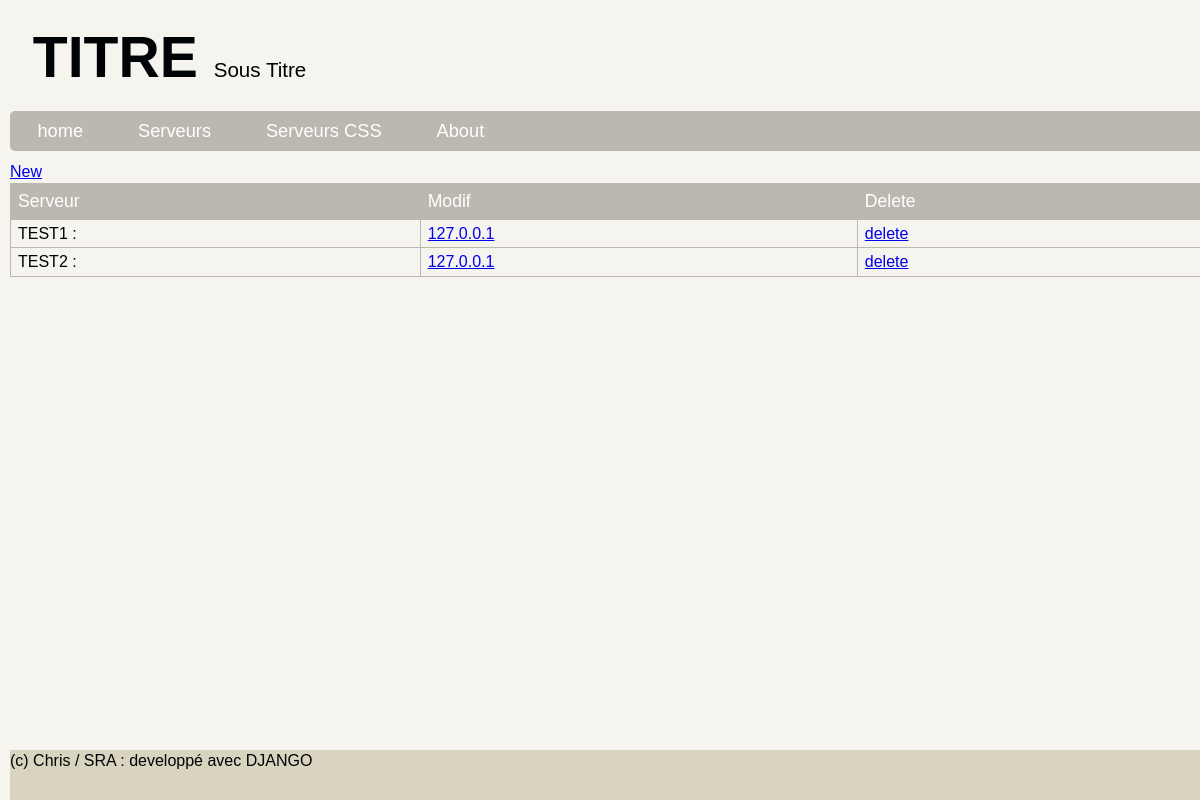
/crud/, run on an earlier commit of the app's database.
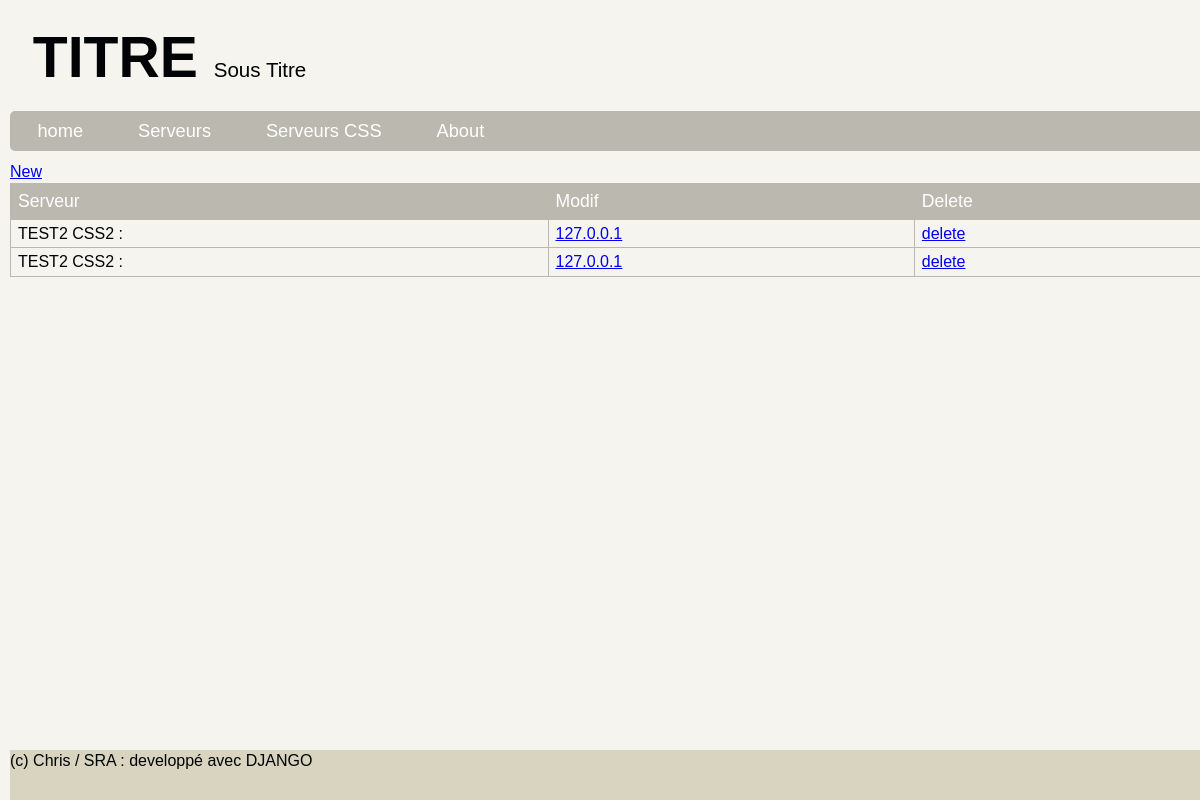
And on a later commit of the database.
### crud/models.py (models this page shows, shortened)
class HoroDatage(models.Model):
	h_datcre = models.DateTimeField(auto_now_add=True, verbose_name='Date de creation')
	h_datmod = models.DateTimeField(auto_now=True, verbose_name='Date de Modification')
	statut = models.BooleanField(verbose_name='Actif', default=True)
	class Meta:
		abstract = True

class Serveur(HoroDatage):
	OS_TYPES = (
		('UNIX', 'UNIX'),
		('WIN', 'WINDOWS'),
		('AUT', 'AUTRES')
	)
	MACH_TYPES = (
		( 'VM', 'Machine Virtuelle'),
		('PHY', 'Physique')
	)
	S_Nom = models.CharField(max_length=30, verbose_name='Nom')
	S_Type = models.CharField(max_length=3, choices=MACH_TYPES, default='PHY', verbose_name='Type')
	S_IP = models.GenericIPAddressField(default='127.0.0.1', verbose_name='Adr IP')
	S_OSTYPE = models.CharField(max_length=5, choices=OS_TYPES, default='UNIX', verbose_name='Famille OS')
	S_OSVersion = models.CharField(max_length=30, blank=True, verbose_name='OS Version')
	S_Desc = models.TextField(default=' ',blank=True, verbose_name='Description')

### crud/views.py (the view)
def crud_list(request, template_name='crud/crud_list.html'):
    cruds = Serveur.objects.all()
    data = {}
    data['object_list'] = cruds
    return render(request, template_name, data)

### crud/crud_list.html (shortened to what this page needs)
{% extends 'base.html' %}
{% block css %}
<link rel="stylesheet" href="/static/css/table.css" type="text/css">
{% endblock %}
{% block content %}
<a href="{% url "crud_create" %}">New</a>
<table id="table_list">
	<tr>
	<th> Serveur </th> <th> Modif </th> <th> Delete </th>
	</tr>
	{% for server in object_list %}
		<tr>
		<td> {{ server.S_Nom }}  :  </td>
		<td> <a href="{% url "crud_update" server.id %}">{{ server.S_IP }}</a> </td>
		<td> <a href="{% url "crud_delete" server.id %}">delete</a> </td>
		</tr>
	{% endfor %}
</table>
{% endblock %}

### templates/base.html (shortened to what this page needs)
<!DOCTYPE html>
<html lang="en">
  <head>
    <link rel="stylesheet" href="/static/p1/main.css" type="text/css">
	{% block css %} {% endblock %}
  </head>
  <body id="index" class="home">
	{% include 'header.html' %}
    <section id="content" class="body">
          <article class="hentry">
            <div class="entry-content">
				{% block content %}
				{% endblock %}
            </div>
          </article>
	</section>
	<footer>
		{% block page_footer %}
		<p>  (c) Chris / SRA  : developpé avec DJANGO </p>
		{% endblock %}
	</footer>
	</body>
</html>

### templates/header.html
    <header id="banner" class="body">
      <h1>
	  <a href="#">{% block TITRE %}TITRE{% endblock %}
	  <strong> {% block SousTitre %}Sous Titre{% endblock %} </strong>
	  </a>
	  </h1>
      <nav>
        <ul>
          <li><a href="/menu">home</a></li>
          <li><a href="/crud">Serveurs</a></li>
          <li><a href="/css_crud">Serveurs CSS</a></li>
          <li><a href="/menu/about">About</a></li>
        </ul>
      </nav>
    </header>

### static/p1/main.css (style rules this page uses)
html, body { height: 100%; margin: 0; padding: 0; }
body { display : table; width: 100%; background: #F5F4EF url('../images/bg.png'); color: #000305; font-size: 87.5%; font-size: 100%; font-family: 'Trebuchet MS', Trebuchet, 'Lucida Sans Unicode', 'Lucida Grande', 'Lucida Sans', Arial, sans-serif; line-height: 1.429; margin-left: 10px; margin-right: 0; padding: 0; text-align: left; }
#banner { margin-top: 0; margin-bottom: 10px; margin-left: auto ; margin-right:auto ; padding: 2.5em 0 0 0; }
#banner h1 { font-size: 3.571em; line-height: .6; }
#banner h1 a:link, #banner h1 a:visited { color: #000305; display: block; font-weight: bold; margin: 0 0 .6em .4em; text-decoration: none; width: 800px; }
#banner h1 strong { font-size: 0.36em; font-weight: normal; }
#banner nav { background: #bab8af; font-size: 1.143em; height: 40px; line-height: 30px; padding: 0; text-align: center; border-radius: 5px; -moz-border-radius: 5px; -webkit-border-radius: 5px; }
#banner nav ul { list-style: none; margin: 0 0; width: 800px; }
#banner nav li { float: left; display: inline; margin: 0; }
#banner nav a:link, #banner nav a:visited { color: #fff; display: inline-block; height: 30px; padding: 5px 1.5em; text-decoration: none; }
footer { display : table-row; height: 50px; background: #d8d4c0; }

### static/css/table.css (style rules this page uses)
#table_list { font-family: "Trebuchet MS", Arial, Helvetica, sans-serif; width: 100%; border-collapse: collapse; }
#table_list td, #table_list th { font-size: 1em; border: 1px solid #bab8af; padding: 3px 7px 2px 7px; }
#table_list th { font-size: 1.1em; text-align: left; padding-top: 5px; padding-bottom: 4px; background-color: #bab8af; color: #ffffff; }

What changed in the data, as far as the page shows it:
changed Serveur (number 1 of 2 on the later page): S_Nom "TEST1" → "TEST2 CSS2"
changed Serveur (number 2 of 2 on the later page): S_Nom "TEST2" → "TEST2 CSS2"
